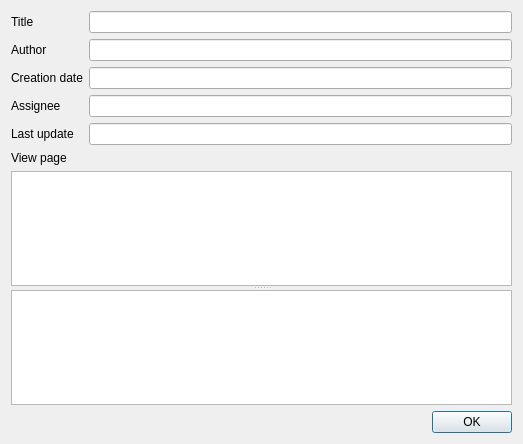
<?xml version="1.0" encoding="UTF-8"?>
<ui version="4.0">
 <class>Dialog</class>
 <widget class="QDialog" name="Dialog">
  <property name="geometry">
   <rect>
    <x>0</x>
    <y>0</y>
    <width>523</width>
    <height>444</height>
   </rect>
  </property>
  <property name="windowTitle">
   <string>View issue</string>
  </property>
  <layout class="QVBoxLayout" name="verticalLayout">
   <item>
    <widget class="QWidget" name="widget" native="true">
     <property name="sizePolicy">
      <sizepolicy hsizetype="Preferred" vsizetype="Minimum">
       <horstretch>0</horstretch>
       <verstretch>0</verstretch>
      </sizepolicy>
     </property>
     <layout class="QFormLayout" name="formLayout">
      <property name="leftMargin">
       <number>0</number>
      </property>
      <property name="topMargin">
       <number>0</number>
      </property>
      <property name="rightMargin">
       <number>0</number>
      </property>
      <property name="bottomMargin">
       <number>0</number>
      </property>
      <item row="1" column="0">
       <widget class="QLabel" name="label">
        <property name="text">
         <string>Author</string>
        </property>
       </widget>
      </item>
      <item row="3" column="0">
       <widget class="QLabel" name="label_2">
        <property name="text">
         <string>Assignee</string>
        </property>
       </widget>
      </item>
      <item row="2" column="0">
       <widget class="QLabel" name="label_3">
        <property name="text">
         <string>Creation date</string>
        </property>
       </widget>
      </item>
      <item row="4" column="0">
       <widget class="QLabel" name="label_4">
        <property name="text">
         <string>Last update</string>
        </property>
       </widget>
      </item>
      <item row="0" column="1">
       <widget class="QLineEdit" name="titleEdit">
        <property name="readOnly">
         <bool>true</bool>
        </property>
       </widget>
      </item>
      <item row="0" column="0">
       <widget class="QLabel" name="label_5">
        <property name="text">
         <string>Title</string>
        </property>
       </widget>
      </item>
      <item row="1" column="1">
       <widget class="QLineEdit" name="authorEdit">
        <property name="readOnly">
         <bool>true</bool>
        </property>
       </widget>
      </item>
      <item row="2" column="1">
       <widget class="QLineEdit" name="creationEdit">
        <property name="readOnly">
         <bool>true</bool>
        </property>
       </widget>
      </item>
      <item row="3" column="1">
       <widget class="QLineEdit" name="assigneeEdit">
        <property name="readOnly">
         <bool>true</bool>
        </property>
       </widget>
      </item>
      <item row="4" column="1">
       <widget class="QLineEdit" name="lastEdit">
        <property name="readOnly">
         <bool>true</bool>
        </property>
       </widget>
      </item>
      <item row="5" column="0" colspan="2">
       <widget class="QLabel" name="linkLabel">
        <property name="text">
         <string>View page</string>
        </property>
        <property name="openExternalLinks">
         <bool>true</bool>
        </property>
       </widget>
      </item>
     </layout>
    </widget>
   </item>
   <item>
    <widget class="QSplitter" name="splitter">
     <property name="orientation">
      <enum>Qt::Vertical</enum>
     </property>
     <widget class="QPlainTextEdit" name="bodyEdit">
      <property name="readOnly">
       <bool>true</bool>
      </property>
     </widget>
     <widget class="QTextEdit" name="updatesEdit">
      <property name="readOnly">
       <bool>true</bool>
      </property>
     </widget>
    </widget>
   </item>
   <item>
    <widget class="QDialogButtonBox" name="buttonBox">
     <property name="orientation">
      <enum>Qt::Horizontal</enum>
     </property>
     <property name="standardButtons">
      <set>QDialogButtonBox::Ok</set>
     </property>
    </widget>
   </item>
  </layout>
 </widget>
 <resources/>
 <connections>
  <connection>
   <sender>buttonBox</sender>
   <signal>accepted()</signal>
   <receiver>Dialog</receiver>
   <slot>accept()</slot>
   <hints>
    <hint type="sourcelabel">
     <x>248</x>
     <y>254</y>
    </hint>
    <hint type="destinationlabel">
     <x>157</x>
     <y>274</y>
    </hint>
   </hints>
  </connection>
  <connection>
   <sender>buttonBox</sender>
   <signal>rejected()</signal>
   <receiver>Dialog</receiver>
   <slot>reject()</slot>
   <hints>
    <hint type="sourcelabel">
     <x>316</x>
     <y>260</y>
    </hint>
    <hint type="destinationlabel">
     <x>286</x>
     <y>274</y>
    </hint>
   </hints>
  </connection>
 </connections>
</ui>
